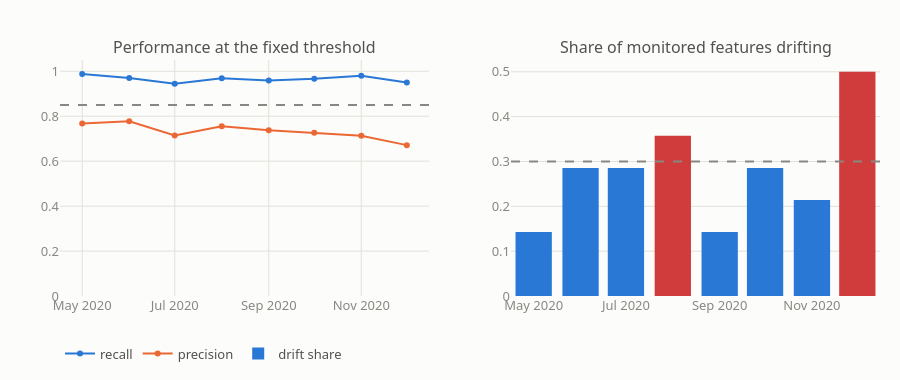

Notebook code for this chart:
### Code cell
import plotly.graph_objects as go
from plotly.subplots import make_subplots
fig = make_subplots(rows=1, cols=2, subplot_titles=("Performance at the fixed threshold", "Share of monitored features drifting"))
fig.add_trace(go.Scatter(x=monthly["month"], y=monthly["recall"], name="recall", mode="lines+markers", line_color=viz.SERIES[0]), 1, 1)
fig.add_trace(go.Scatter(x=monthly["month"], y=monthly["precision"], name="precision", mode="lines+markers", line_color=viz.SERIES[1]), 1, 1)
fig.add_hline(y=summ["policy"]["recall_floor"], line_dash="dash", line_color=viz.MUTED, row=1, col=1)
share = monthly["evidently_drift_share"].fillna(monthly["psi_major_share"])
fig.add_trace(go.Bar(x=monthly["month"], y=share, name="drift share",
                     marker_color=[viz.STATUS["missed"] if r else viz.SERIES[0] for r in monthly["retrain_recommended"]]), 1, 2)
fig.add_hline(y=summ["policy"]["drift_share_alert"], line_dash="dash", line_color=viz.MUTED, row=1, col=2)
fig.update_layout(template=viz.plotly_template(), height=380, yaxis_range=[0, 1.05])
fig.show()
if (P["figures"] / "19_monitoring_monthly.png").exists():
    display(Image(filename=str(P["figures"] / "19_monitoring_monthly.png"), width=800))

### Figure 1 — Plotly figure (JSON) as saved in the notebook; plotly's stock layout.template omitted (floating-point values rounded to 4 significant figures)
{"data": [{"line": {"color": "#2a78d6"}, "mode": "lines+markers", "name": "recall", "type": "scatter", "x": ["2020-05", "2020-06", "2020-07", "2020-08", "2020-09", "2020-10", "2020-11", "2020-12"], "xaxis": "x", "y": [0.9881, 0.97, 0.9439, 0.9687, 0.9588, 0.9661, 0.9796, 0.9496], "yaxis": "y"}, {"line": {"color": "#eb6834"}, "mode": "lines+markers", "name": "precision", "type": "scatter", "x": ["2020-05", "2020-06", "2020-07", "2020-08", "2020-09", "2020-10", "2020-11", "2020-12"], "xaxis": "x", "y": [0.768, 0.777, 0.7146, 0.7556, 0.7376, 0.726, 0.7129, 0.6712], "yaxis": "y"}, {"marker": {"color": ["#2a78d6", "#2a78d6", "#2a78d6", "#d03b3b", "#2a78d6", "#2a78d6", "#2a78d6", "#d03b3b"]}, "name": "drift share", "type": "bar", "x": ["2020-05", "2020-06", "2020-07", "2020-08", "2020-09", "2020-10", "2020-11", "2020-12"], "xaxis": "x2", "y": [0.1429, 0.2857, 0.2857, 0.3571, 0.1429, 0.2857, 0.2143, 0.5], "yaxis": "y2"}], "layout": {"annotations": [{"font": {"size": 16}, "showarrow": false, "text": "Performance at the fixed threshold", "x": 0.225, "xanchor": "center", "xref": "paper", "y": 1.0, "yanchor": "bottom", "yref": "paper"}, {"font": {"size": 16}, "showarrow": false, "text": "Share of monitored features drifting", "x": 0.775, "xanchor": "center", "xref": "paper", "y": 1.0, "yanchor": "bottom", "yref": "paper"}], "height": 380, "shapes": [{"line": {"color": "#898781", "dash": "dash"}, "type": "line", "x0": 0, "x1": 1, "xref": "x domain", "y0": 0.85, "y1": 0.85, "yref": "y"}, {"line": {"color": "#898781", "dash": "dash"}, "type": "line", "x0": 0, "x1": 1, "xref": "x2 domain", "y0": 0.3, "y1": 0.3, "yref": "y2"}], "xaxis": {"anchor": "y", "domain": [0.0, 0.45]}, "xaxis2": {"anchor": "y2", "domain": [0.55, 1.0]}, "yaxis": {"anchor": "x", "domain": [0.0, 1.0], "range": [0, 1.05]}, "yaxis2": {"anchor": "x2", "domain": [0.0, 1.0]}}}
